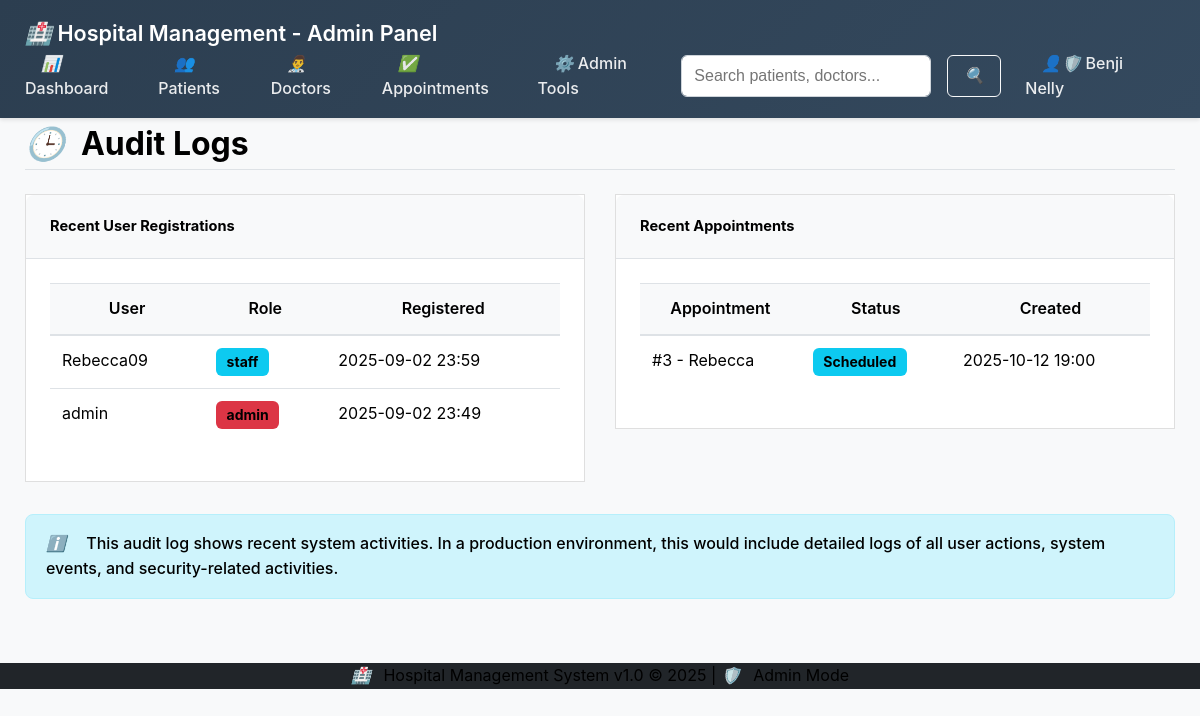
The page /admin/audit-logs (signed in) on the database its author committed.
### models.py (models this page shows, shortened)
class User(db.Model, UserMixin):
    id = db.Column(db.Integer, primary_key=True)
    username = db.Column(db.String(20), unique=True, nullable=False)
    email = db.Column(db.String(120), unique=True, nullable=False)
    first_name = db.Column(db.String(50), nullable=False)
    last_name = db.Column(db.String(50), nullable=False)
    password = db.Column(db.String(60), nullable=False)
    role = db.Column(db.String(20), default='staff')  # 'admin' or 'staff'
    created_at = db.Column(db.DateTime, default=datetime.utcnow)

class Appointment(db.Model):
    id = db.Column(db.Integer, primary_key=True)
    patient_id = db.Column(db.Integer, db.ForeignKey('patient.id'), nullable=False)
    doctor_id = db.Column(db.Integer, db.ForeignKey('doctor.id'), nullable=False)
    appointment_date = db.Column(db.Date, nullable=False)
    appointment_time = db.Column(db.Time, nullable=False)
    duration = db.Column(db.Integer, default=60)  # Duration in minutes
    diagnosis = db.Column(db.Text, nullable=False)
    status = db.Column(db.String(20), default='Scheduled')
    created_at = db.Column(db.DateTime, default=datetime.utcnow)

class Patient(db.Model):
    id = db.Column(db.Integer, primary_key=True)
    first_name = db.Column(db.String(50), nullable=False)
    last_name = db.Column(db.String(50), nullable=False)
    date_of_birth = db.Column(db.Date, nullable=False)
    gender = db.Column(db.String(10), nullable=False)
    contact_number = db.Column(db.String(15))
    email = db.Column(db.String(120))
    created_at = db.Column(db.DateTime, default=datetime.utcnow)
    appointments = db.relationship('Appointment', backref='patient', lazy=True)

### app.py (the view)
@app.route('/admin/audit-logs')
@login_required
@admin_required
def audit_logs():
    recent_users = User.query.order_by(User.created_at.desc()).limit(10).all()
    recent_appointments = Appointment.query.order_by(Appointment.created_at.desc()).limit(10).all()
    return render_template_with_role('admin_audit_logs.html',
                                   title='Audit Logs',
                                   recent_users=recent_users,
                                   recent_appointments=recent_appointments)

### app.py (called while the page is built)
@login_manager.user_loader
def load_user(user_id):
    return User.query.get(int(user_id))

def render_template_with_role(template, **context):
    if current_user.is_authenticated and current_user.role == 'admin':
        base_template = 'base_admin.html'
    else:
        base_template = 'base_user.html'
    return render_template(template, base_template=base_template, **context)

@app.context_processor
def inject_today_date():
    return {'min_date': date.today().strftime('%Y-%m-%d')}

### templates/admin_audit_logs.html (shortened to what this page needs)
{% extends "base_admin.html" %}
{% block content %}
<div class="d-flex justify-content-between flex-wrap flex-md-nowrap align-items-center pt-3 pb-2 mb-3 border-bottom">
    <h1 class="h2"><i class="fas fa-history me-2"></i>Audit Logs</h1>
</div>
<div class="row">
    <div class="col-md-6 mb-4">
        <div class="card">
            <div class="card-header">
                <h5 class="card-title">Recent User Registrations</h5>
            </div>
            <div class="card-body">
                <div class="table-responsive">
                    <table class="table table-sm">
                        <thead>
                            <tr>
                                <th>User</th>
                                <th>Role</th>
                                <th>Registered</th>
                            </tr>
                        </thead>
                        <tbody>
                            {% for user in recent_users %}
                            <tr>
                                <td>{{ user.username }}</td>
                                <td>
                                    <span class="badge bg-{% if user.role == 'admin' %}danger{% else %}info{% endif %}">
                                        {{ user.role }}
                                    </span>
                                </td>
                                <td>{{ user.created_at.strftime('%Y-%m-%d %H:%M') }}</td>
                            </tr>
                            {% endfor %}
                        </tbody>
                    </table>
                </div>
            </div>
        </div>
    </div>
    <div class="col-md-6 mb-4">
        <div class="card">
            <div class="card-header">
                <h5 class="card-title">Recent Appointments</h5>
            </div>
            <div class="card-body">
                <div class="table-responsive">
                    <table class="table table-sm">
                        <thead>
                            <tr>
                                <th>Appointment</th>
                                <th>Status</th>
                                <th>Created</th>
                            </tr>
                        </thead>
                        <tbody>
                            {% for appointment in recent_appointments %}
                            <tr>
                                <td>#{{ appointment.id }} - {{ appointment.patient.first_name }}</td>
                                <td>
                                    <span class="badge bg-{% if appointment.status == 'Scheduled' %}info{% elif appointment.status == 'Completed' %}success{% else %}danger{% endif %}">
                                        {{ appointment.status }}
                                    </span>
                                </td>
                                <td>{{ appointment.created_at.strftime('%Y-%m-%d %H:%M') }}</td>
                            </tr>
                            {% endfor %}
                        </tbody>
                    </table>
                </div>
            </div>
        </div>
    </div>
</div>
<div class="alert alert-info">
    <i class="fas fa-info-circle me-2"></i>
    This audit log shows recent system activities. In a production environment,
    this would include detailed logs of all user actions, system events, and security-related activities.
</div>
{% endblock %}

### templates/base_admin.html (shortened to what this page needs)
<!DOCTYPE html>
<html lang="en">
<head>
</head>
<body class="admin-body">
    <nav class="navbar navbar-expand-lg navbar-dark admin-nav">
        <div class="container-fluid">
            <a class="navbar-brand" href="{{ url_for('dashboard') }}">
                <i class="fa-hospital"></i> Hospital Management - Admin Panel
            </a>
            <div class="d-flex align-items-center">
                <ul class="navbar-nav me-auto">
                    <li class="nav-item">
                        <a class="nav-link" href="{{ url_for('dashboard') }}">
                            <i class="fa-tachometer-alt"></i> Dashboard
                        </a>
                    </li>
                    <li class="nav-item">
                        <a class="nav-link" href="{{ url_for('patients') }}">
                            <i class="fa-users"></i> Patients
                        </a>
                    </li>
                    <li class="nav-item">
                        <a class="nav-link" href="{{ url_for('doctors') }}">
                            <i class="fa-user-md"></i> Doctors
                        </a>
                    </li>
                    <li class="nav-item">
                        <a class="nav-link" href="{{ url_for('appointments') }}">
                            <i class="fa-calendar-check"></i> Appointments
                        </a>
                    </li>
                    <li class="nav-item dropdown">
                        <a class="nav-link dropdown-toggle" href="#" id="adminDropdown" role="button">
                            <i class="fa-cogs"></i> Admin Tools
                        </a>
                    </li>
                </ul>
                <form class="d-flex me-3" action="{{ url_for('search') }}" method="GET">
                    <input class="form-control me-2" type="search" name="q" placeholder="Search patients, doctors..." aria-label="Search" style="min-width: 250px;">
                    <button class="btn btn-outline-light" type="submit">
                        <i class="fa-search"></i>
                    </button>
                </form>
                <ul class="navbar-nav">
                    <li class="nav-item dropdown">
                        <a class="nav-link dropdown-toggle" href="#" id="userDropdown" role="button">
                            <i class="fa-user-shield"></i> {{ current_user.first_name }} {{ current_user.last_name }}
                        </a>
                    </li>
                </ul>
            </div>
        </div>
    </nav>
    <div class="container-fluid px-4 py-4">
        {% block content %}{% endblock %}
    </div>
    <footer class="bg-dark text-white text-center py-4 mt-5">
        <div class="container-fluid">
            <p class="mb-0">
                <i class="fa-hospital me-1"></i> Hospital Management System v1.0 &copy; 2025
                | <i class="fa-shield-alt me-1"></i> Admin Mode
            </p>
        </div>
    </footer>
</body>
</html>

### rows shown on the page
User: first_name "Benji", last_name "Nelly", username "admin", role "admin", created_at "2025-09-02 23:49"
User: username "Rebecca09", role "staff", created_at "2025-09-02 23:59"
Appointment: id "3", patient.first_name "Rebecca", status "Scheduled", created_at "2025-10-12 19:00"
